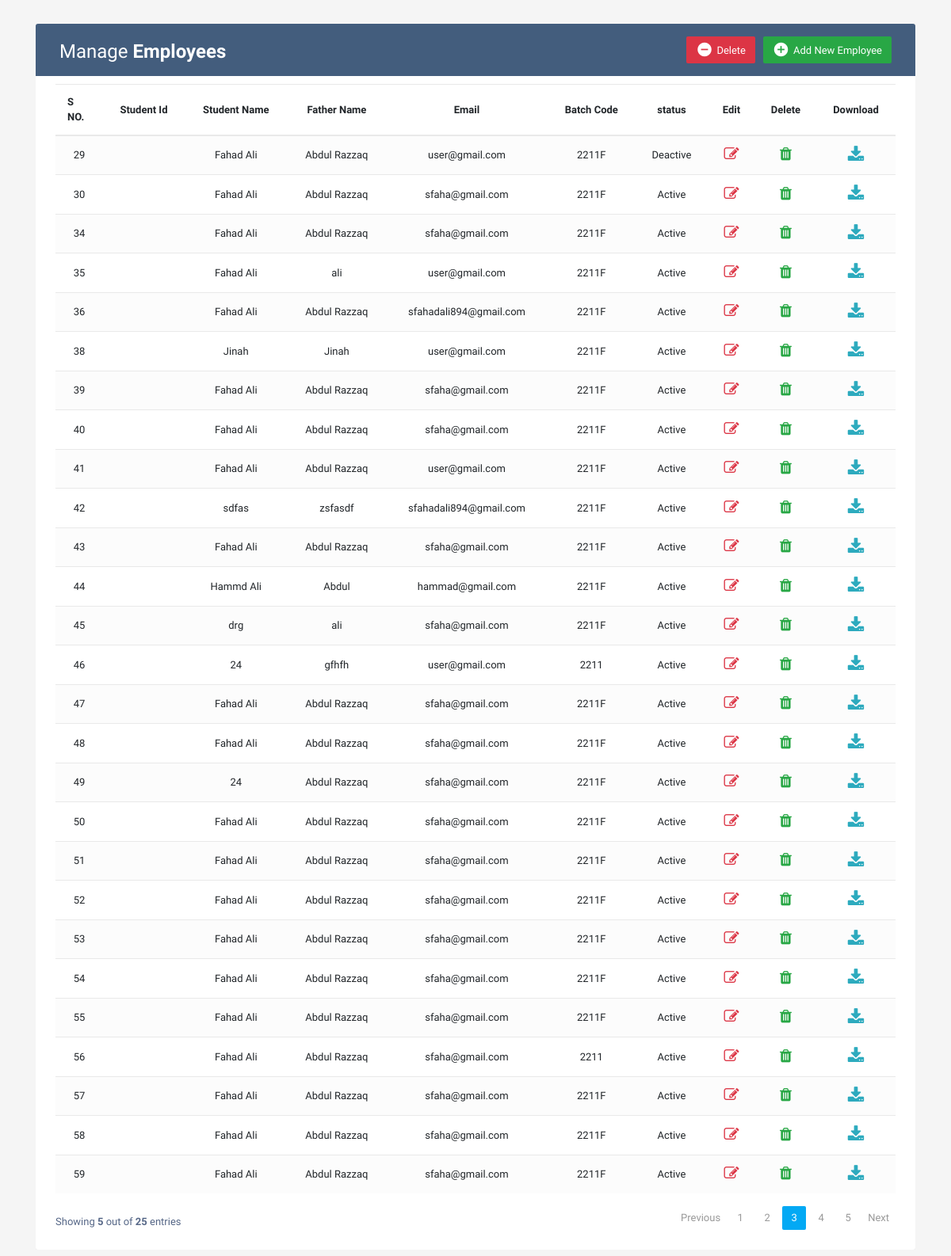
Screenshot of /other.php with the database file from the repository.
### tables this page shows
CREATE TABLE `student` (
  `id` int(11) NOT NULL,
  `name` varchar(50) NOT NULL,
  `fname` varchar(50) NOT NULL,
  `email` varchar(50) NOT NULL,
  `bcode` varchar(50) NOT NULL,
  `status` varchar(50) NOT NULL,
  `image` varchar(400) NOT NULL
);

### other.php (the view, shortened to what this page needs)
<!DOCTYPE html>
<html lang="en">
<head>
<link rel="stylesheet" href="https://stackpath.bootstrapcdn.com/bootstrap/4.5.0/css/bootstrap.min.css">
<link rel="stylesheet" href="https://maxcdn.bootstrapcdn.com/font-awesome/4.7.0/css/font-awesome.min.css">
</head>
 <body>
<div class="container-xl">
	<div class="table-responsive">
		<div class="table-wrapper">
			<div class="table-title">
				<div class="row">
					<div class="col-sm-6">
						<h2>Manage <b>Employees</b></h2>
					</div>
					<div class="col-sm-6">
						<a href="#addEmployeeModal" class="btn btn-success" data-toggle="modal"><i class="material-icons">&#xE147;</i> <span>Add New Employee</span></a>
						<a href="#deleteEmployeeModal" class="btn btn-danger" data-toggle="modal"><i class="material-icons">&#xE15C;</i> <span>Delete</span></a>
					</div>
				</div>
			</div>
			<?php
			include("connection.php");
    $sql = "SELECT * FROM `student`";
    $query = mysqli_query($con, $sql);
$result = mysqli_num_rows($query);
?>
			<table class="table table-striped table-hover">
				<thead>
					<tr>
							<th>S NO.</th>
							<th class="text-center">Student Id</th>
						<th class="text-center">Student Name</th>
						<th class="text-center">Father Name</th>
						<th class="text-center">Email</th>
						<th class="text-center">Batch Code</th>
						<th class="text-center">status</th>
						<th class="text-center">Edit</th>
						<th class="text-center">Delete</th>
						<th class="text-center">Download</th>
							</tr>
				</thead>
				<tbody>
					<?php
						if ($result > 0) {
						  while ($row = mysqli_fetch_assoc($query)) {
							?>
												<tr>
												<td class="text-center"><?php echo $row['id'];?></td>
												<td class="text-center"><?php echo $row['sid'];?></td>
							<td class="text-center"><?php echo $row['name'];?></td>
							<td class="text-center"><?php echo $row['fname'];?></td>
							<td class="text-center"><?php echo $row['email'];?></td>
							<td class="text-center"><?php echo $row['bcode'];?></td>
							<td class="text-center"><?php echo $row['status'];?></td>
							<td class="text-center"><a href="edit_student.php?id=<?php echo $row['id'];?>" ><i class="fa fa-edit text-decoration-none text-danger"></i></a></td>
							<td class="text-center"><a href="dlt_student.php?id=<?php echo $row['id'];?>"><i class="fa fa-trash text-decoration-none text-success"></i></a></td>
							<td class="text-center"><a href="dlt.php?id=<?php echo $row['id'];?>"><i class="fa fa-download text-decoration-none text-info"></i></a></td>
												</tr>
												<?php
						  }
						}
						?>
				</tbody>
			</table>
			<div class="clearfix">
				<div class="hint-text">Showing <b>5</b> out of <b>25</b> entries</div>
				<ul class="pagination">
					<li class="page-item disabled"><a href="#">Previous</a></li>
					<li class="page-item"><a href="#" class="page-link">1</a></li>
					<li class="page-item"><a href="#" class="page-link">2</a></li>
					<li class="page-item active"><a href="#" class="page-link">3</a></li>
					<li class="page-item"><a href="#" class="page-link">4</a></li>
					<li class="page-item"><a href="#" class="page-link">5</a></li>
					<li class="page-item"><a href="#" class="page-link">Next</a></li>
				</ul>
			</div>
		</div>
	</div>
</div>
</body>
</html>

### other.php (style rules this page uses)
body { color: #566787; background: #f5f5f5; font-family: 'Varela Round', sans-serif; font-size: 13px; }
.table-responsive { margin: 30px 0; }
.table-wrapper { background: #fff; padding: 20px 25px; border-radius: 3px; min-width: 1000px; box-shadow: 0 1px 1px rgba(0,0,0,.05); }
.table-title { padding-bottom: 15px; background: #435d7d; color: #fff; padding: 16px 30px; min-width: 100%; margin: -20px -25px 10px; border-radius: 3px 3px 0 0; }
.table-title h2 { margin: 5px 0 0; font-size: 24px; }
.table-title .btn { color: #fff; float: right; font-size: 13px; border: none; min-width: 50px; border-radius: 2px; border: none; outline: none !important; margin-left: 10px; }
.table-title .btn i { float: left; font-size: 21px; margin-right: 5px; }
.table-title .btn span { float: left; margin-top: 2px; }
table.table tr th, table.table tr td { border-color: #e9e9e9; padding: 12px 15px; vertical-align: middle; }
table.table tr th:first-child { width: 60px; }
table.table tr th:last-child { width: 100px; }
table.table-striped tbody tr:nth-of-type(odd) { background-color: #fcfcfc; }
table.table td:last-child i { opacity: 0.9; font-size: 22px; margin: 0 5px; }
table.table td a { font-weight: bold; color: #566787; display: inline-block; text-decoration: none; outline: none !important; }
table.table td i { font-size: 19px; }
.pagination { float: right; margin: 0 0 5px; }
.pagination li a { border: none; font-size: 13px; min-width: 30px; min-height: 30px; color: #999; margin: 0 2px; line-height: 30px; border-radius: 2px !important; text-align: center; padding: 0 6px; }
.pagination li.active a, .pagination li.active a.page-link { background: #03A9F4; }
.hint-text { float: left; margin-top: 10px; font-size: 13px; }

### rows the page displays
student: id "29", name "Fahad Ali", fname "Abdul Razzaq", email "user@gmail.com", bcode "2211F", status "Deactive"
student: id "30", name "Fahad Ali", fname "Abdul Razzaq", email "sfaha@gmail.com", bcode "2211F", status "Active"
student: id "34", name "Fahad Ali", fname "Abdul Razzaq", email "sfaha@gmail.com", bcode "2211F", status "Active"
student: id "35", name "Fahad Ali", fname "ali", email "user@gmail.com", bcode "2211F", status "Active"
student: id "36", name "Fahad Ali", fname "Abdul Razzaq", email "sfahadali894@gmail.com", bcode "2211F", status "Active"
student: id "38", name "Jinah", fname "Jinah", email "user@gmail.com", bcode "2211F", status "Active"
student: id "39", name "Fahad Ali", fname "Abdul Razzaq", email "sfaha@gmail.com", bcode "2211F", status "Active"
student: id "40", name "Fahad Ali", fname "Abdul Razzaq", email "sfaha@gmail.com", bcode "2211F", status "Active"
student: id "41", name "Fahad Ali", fname "Abdul Razzaq", email "user@gmail.com", bcode "2211F", status "Active"
student: id "42", name "sdfas", fname "zsfasdf", email "sfahadali894@gmail.com", bcode "2211F", status "Active"
student: id "43", name "Fahad Ali", fname "Abdul Razzaq", email "sfaha@gmail.com", bcode "2211F", status "Active"
student: id "44", name "Hammd Ali", fname "Abdul", email "hammad@gmail.com", bcode "2211F", status "Active"
student: id "45", name "drg", fname "ali", email "sfaha@gmail.com", bcode "2211F", status "Active"
student: id "46", name "24", fname "gfhfh", email "user@gmail.com", bcode "2211", status "Active"
student: id "47", name "Fahad Ali", fname "Abdul Razzaq", email "sfaha@gmail.com", bcode "2211F", status "Active"
student: id "48", name "Fahad Ali", fname "Abdul Razzaq", email "sfaha@gmail.com", bcode "2211F", status "Active"
student: id "49", name "24", fname "Abdul Razzaq", email "sfaha@gmail.com", bcode "2211F", status "Active"
student: id "50", name "Fahad Ali", fname "Abdul Razzaq", email "sfaha@gmail.com", bcode "2211F", status "Active"
student: id "51", name "Fahad Ali", fname "Abdul Razzaq", email "sfaha@gmail.com", bcode "2211F", status "Active"
student: id "52", name "Fahad Ali", fname "Abdul Razzaq", email "sfaha@gmail.com", bcode "2211F", status "Active"
student: id "53", name "Fahad Ali", fname "Abdul Razzaq", email "sfaha@gmail.com", bcode "2211F", status "Active"
student: id "54", name "Fahad Ali", fname "Abdul Razzaq", email "sfaha@gmail.com", bcode "2211F", status "Active"
student: id "55", name "Fahad Ali", fname "Abdul Razzaq", email "sfaha@gmail.com", bcode "2211F", status "Active"
student: id "56", name "Fahad Ali", fname "Abdul Razzaq", email "sfaha@gmail.com", bcode "2211", status "Active"
student: id "57", name "Fahad Ali", fname "Abdul Razzaq", email "sfaha@gmail.com", bcode "2211F", status "Active"
student: id "58", name "Fahad Ali", fname "Abdul Razzaq", email "sfaha@gmail.com", bcode "2211F", status "Active"
student: id "59", name "Fahad Ali", fname "Abdul Razzaq", email "sfaha@gmail.com", bcode "2211F", status "Active"
